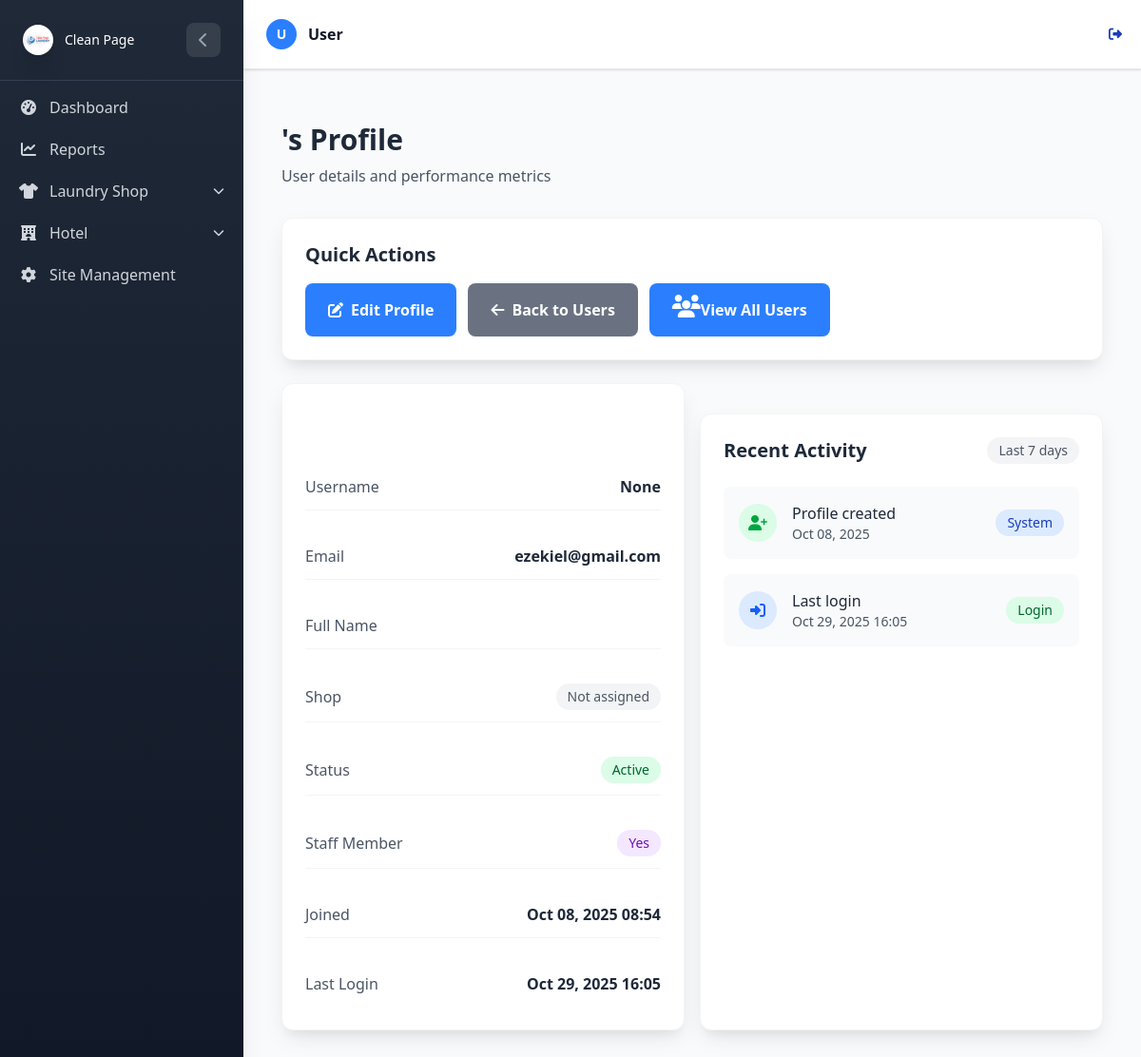
The page /Laundry/user/1/profile/ (signed in) on the database its author committed.
### LaundryApp/models.py (models this page shows, shortened)
class UserProfile(AbstractUser):
    username = None
    email = models.EmailField(unique=True)
    USERNAME_FIELD = 'email'
    REQUIRED_FIELDS = []
    USER_TYPE_CHOICES = (
        ('admin', 'Admin'),
        ('staff', 'Staff'),
    )
    user_type = models.CharField(max_length=20, choices=USER_TYPE_CHOICES, db_index=True)
    objects = CustomUserManager()

### LaundryApp/View/usermanage.py (the view)
# urls.py: path('user/<int:pk>/profile/', usermanage.user_profile, name='user_profile'),
@login_required
@admin_required
def user_profile(request, pk):
    user = get_object_or_404(User, pk=pk)
    customers_created = Customer.objects.filter(created_by=user).count()
    customers = Customer.objects.filter(created_by=user)
    user_orders = Order.objects.filter(customer__in=customers)
    total_orders = user_orders.count()
    total_revenue = user_orders.aggregate(total=Sum('total_price'))['total'] or 0
    context = {
        'user': user,
        'total_orders': total_orders,
        'total_revenue': total_revenue,
        'customers_created': customers_created,
    }
    return render(request, 'user/user_profile.html', context)

### LaundryApp/templates/user/user_profile.html (shortened to what this page needs)
{% extends "base.html" %}
{% block content %}
<div class="container mx-auto px-4 py-8">
    <div class="flex flex-col md:flex-row md:items-center md:justify-between mb-8">
        <div class="mb-4 md:mb-0">
            <h1 class="text-3xl font-bold text-gray-800">{{ user.get_full_name }}'s Profile</h1>
            <p class="text-gray-600 mt-2">User details and performance metrics</p>
        </div>
    </div>
<div class="mt-8 bg-white rounded-xl shadow-lg p-6 border border-gray-100">
    <h3 class="text-xl font-semibold text-gray-800 mb-4">Quick Actions</h3>
    <div class="flex space-x-3">
        <a href="{% url 'laundry:user_edit' user.pk %}"
            class="bg-blue-500 hover:bg-amber-600 text-white px-6 py-3 rounded-lg font-semibold transition-colors duration-200 flex items-center">
            <i class="fas fa-edit mr-2"></i> Edit Profile
        </a>
        <a href="{% url 'laundry:user_management' %}"
            class="bg-gray-500 hover:bg-gray-600 text-white px-6 py-3 rounded-lg font-semibold transition-colors duration-200 flex items-center">
            <i class="fas fa-arrow-left mr-2"></i> Back to Users
        </a>
        <a href="{% url 'laundry:user_management' %}"
            class="bg-blue-500 hover:bg-amber-600 text-white px-6 py-3 rounded-lg font-semibold transition-colors duration-200 flex items-center">
            <i class="fas fa-users text-2xl mb-2"></i>
            <p class="font-semibold">View All Users</p>
        </a>
    </div>
</div>
    <div class="grid grid-cols-2 gap-4 mt-6">
        <div class="bg-white rounded-xl shadow-lg overflow-hidden border border-gray-100">
            <div class="bg-gradient-to-r from-blue-500 to-blue-600 px-6 py-4">
                <h2 class="text-xl font-semibold text-white">User Information</h2>
            </div>
            <div class="p-6">
                <div class="space-y-6">
                    <div class="flex items-center justify-between py-3 border-b border-gray-100">
                        <span class="text-gray-600 font-medium">Username</span>
                        <span class="text-gray-800 font-semibold">{{ user.username }}</span>
                    </div>
                    <div class="flex items-center justify-between py-3 border-b border-gray-100">
                        <span class="text-gray-600 font-medium">Email</span>
                        <span class="text-gray-800 font-semibold">{{ user.email }}</span>
                    </div>
                    <div class="flex items-center justify-between py-3 border-b border-gray-100">
                        <span class="text-gray-600 font-medium">Full Name</span>
                    </div>
                    <div class="flex items-center justify-between py-3 border-b border-gray-100">
                        <span class="text-gray-600 font-medium">Shop</span>
                        <span
                            class="{% if profile.shop %}bg-blue-100 text-blue-800{% else %}bg-gray-100 text-gray-600{% endif %} px-3 py-1 rounded-full text-sm font-medium">
                            {% if profile.shop %}{{ profile.shop }}{% else %}Not assigned{% endif %}
                        </span>
                    </div>
                    <div class="flex items-center justify-between py-3 border-b border-gray-100">
                        <span class="text-gray-600 font-medium">Status</span>
                        <span
                            class="{% if user.is_active %}bg-green-100 text-green-800{% else %}bg-red-100 text-red-800{% endif %} px-3 py-1 rounded-full text-sm font-medium">
                            {% if user.is_active %}Active{% else %}Inactive{% endif %}
                        </span>
                    </div>
                    <div class="flex items-center justify-between py-3 border-b border-gray-100">
                        <span class="text-gray-600 font-medium">Staff Member</span>
                        <span
                            class="{% if user.is_staff %}bg-purple-100 text-purple-800{% else %}bg-gray-100 text-gray-600{% endif %} px-3 py-1 rounded-full text-sm font-medium">
                            {% if user.is_staff %}Yes{% else %}No{% endif %}
                        </span>
                    </div>
                    <div class="flex items-center justify-between py-3 border-b border-gray-100">
                        <span class="text-gray-600 font-medium">Joined</span>
                        <span class="text-gray-800 font-semibold">{{ user.date_joined|date:"M d, Y H:i" }}</span>
                    </div>
                    <div class="flex items-center justify-between py-3">
                        <span class="text-gray-600 font-medium">Last Login</span>
                        <span class="text-gray-800 font-semibold">
                            {% if user.last_login %}
                            {{ user.last_login|date:"M d, Y H:i" }}
                            {% else %}
                            <span class="text-gray-400">Never</span>
                            {% endif %}
                        </span>
                    </div>
                </div>
            </div>
        </div>
    <div class="mt-8 bg-white rounded-xl shadow-lg p-6 border border-gray-100">
        <div class="flex items-center justify-between mb-6">
            <h3 class="text-xl font-semibold text-gray-800">Recent Activity</h3>
            <span class="bg-gray-100 text-gray-600 px-3 py-1 rounded-full text-sm">Last 7 days</span>
        </div>
        <div class="space-y-4">
            <div class="flex items-center justify-between p-4 bg-gray-50 rounded-lg">
                <div class="flex items-center">
                    <div class="w-10 h-10 bg-green-100 rounded-full flex items-center justify-center mr-4">
                        <i class="fas fa-user-plus text-green-600"></i>
                    </div>
                    <div>
                        <p class="font-medium text-gray-800">Profile created</p>
                        <p class="text-sm text-gray-600">{{ user.date_joined|date:"M d, Y" }}</p>
                    </div>
                </div>
                <span class="bg-blue-100 text-blue-800 px-3 py-1 rounded-full text-sm">System</span>
            </div>
            <div class="flex items-center justify-between p-4 bg-gray-50 rounded-lg">
                <div class="flex items-center">
                    <div class="w-10 h-10 bg-blue-100 rounded-full flex items-center justify-center mr-4">
                        <i class="fas fa-sign-in-alt text-blue-600"></i>
                    </div>
                    <div>
                        <p class="font-medium text-gray-800">Last login</p>
                        <p class="text-sm text-gray-600">
                            {% if user.last_login %}
                            {{ user.last_login|date:"M d, Y H:i" }}
                            {% else %}
                            Never logged in
                            {% endif %}
                        </p>
                    </div>
                </div>
                <span class="bg-green-100 text-green-800 px-3 py-1 rounded-full text-sm">Login</span>
            </div>
        </div>
    </div>
    </div>
</div>
{% endblock %}

### LaundryApp/templates/base.html (shortened to what this page needs)
{% load static tailwind_tags %}
{% load static %}
<!DOCTYPE html>
<html lang="en">
<head>
    {% tailwind_css %}
    <link rel="stylesheet" href="https://cdnjs.cloudflare.com/ajax/libs/font-awesome/6.4.0/css/all.min.css">
    <link rel="stylesheet" href="{% static 'css/dist/styles.css' %}">
</head>
<body class="bg-gray-50 min-h-screen font-sans">
    <div id="sidebar"
        class="sidebar-gradient w-64 fixed top-0 left-0 h-full sidebar-transition z-50 shadow-xl sidebar-mobile-hidden lg:sidebar-mobile-visible">
        <div class="p-4 lg:p-6 border-b border-gray-700">
            <div class="flex items-center justify-between">
                <div class="flex items-center space-x-3">
                    <div class="w-8 h-8 rounded-lg flex items-center justify-center">
                        {% if user.is_authenticated and user.is_superuser %}
                        <div class="rounded-full shadow-xl flex items-center justify-center" style="width:40px;">
                            <img src="{% static 'logos/Clean-page-logo.png' %}" alt="Logo" class=" w-full rounded-full object-contain">
                        </div>
                        {% elif app_type == 'hotel' %}
                        <div class="rounded-full shadow-xl flex items-center justify-center" style="width:40px;">
                            <img src="{% static 'logos/Clean-page-logo.png' %}" alt="Logo" class=" w-full rounded-full object-contain">
                        </div>
                        {% elif app_type == 'laundry' %}
                    <div class="rounded-full shadow-xl flex items-center justify-center" style="width:40px;">
                        <img src="{% static 'logos/Clean-page-logo.png' %}" alt="Logo" class=" w-full rounded-full object-contain">
                    </div>
                        {% else %}
                        <i class="fas fa-building text-white text-sm"></i>
                        {% endif %}
                    </div>
                    <span class="text-white text-sm font-medium sidebar-header-text">
                        {% if user.is_authenticated and user.is_superuser %}
                        <div class="flex items-center space-x-3">
                            <p class="text-white,font-medium font-awesome sidebar-title">Clean Page</p>
                        </div>
                        {% elif app_type == 'hotel' %}
                        Hotel
                        {% elif app_type == 'laundry' %}
                        Clean Page
                        {% else %}
                        Clean Page
                        {% endif %}
                    </span>
                </div>
                {% if user.is_superuser or app_type == 'hotel' or app_type == 'laundry' %}
                <button id="sidebar-toggle" class="sidebar-toggle-btn text-gray-400 hover:text-white lg:flex hidden">
                    <i class="fas fa-chevron-left"></i>
                </button>
                {% endif %}
            </div>
        </div>
        <div class="sidebar-scrollable">
            <nav class="p-2 lg:p-4 space-y-1">
                {% if user.is_authenticated and user.is_superuser %}
                <a href="{% url 'laundry:dashboard' %}"
                    class="flex items-center space-x-3 px-3 py-2 lg:px-4 lg:py-3 text-gray-300 hover:bg-gray-700 hover:text-white rounded-lg transition-colors group"
                    title="Dashboard">
                    <i class="fas fa-tachometer-alt w-5 text-center"></i>
                    <span class="sidebar-text">Dashboard</span>
                </a>
                <a href="{% url 'laundry:laundryapp_dashboard' %}"
                    class="flex items-center space-x-3 px-3 py-2 lg:px-4 lg:py-3 text-gray-300 hover:bg-gray-700 hover:text-white rounded-lg transition-colors group"
                    title="Reports">
                    <i class="fas fa-chart-line w-5 text-center"></i>
                    <span class="sidebar-text">Reports</span>
                </a>
                <div class="dropdown-group" id="laundry-dropdown-group">
                    <div class="dropdown-toggle flex items-center space-x-3 px-3 py-2 lg:px-4 lg:py-3 text-gray-300 hover:bg-gray-700 hover:text-white rounded-lg transition-colors group cursor-pointer"
                        onclick="toggleDropdown('laundry-dropdown', 'laundry')">
                        <i class="fas fa-shirt w-5 text-center"></i>
                        <span class="sidebar-text flex-1">Laundry Shop</span>
                        <i class="fas fa-chevron-down text-xs transition-transform duration-300"></i>
                    </div>
                </div>
                <div class="dropdown-group" id="hotel-dropdown-group">
                    <div class="dropdown-toggle flex items-center space-x-3 px-3 py-2 lg:px-4 lg:py-3 text-gray-300 hover:bg-gray-700 hover:text-white rounded-lg transition-colors group cursor-pointer"
                        onclick="toggleDropdown('hotel-dropdown', 'hotel')">
                        <i class="fas fa-hotel w-5 text-center"></i>
                        <span class="sidebar-text flex-1">Hotel</span>
                        <i class="fas fa-chevron-down text-xs transition-transform duration-300"></i>
                    </div>
                </div>
                <a href="{% url 'laundry:user_management' %}"
                    class="flex items-center space-x-3 px-3 py-2 lg:px-4 lg:py-3 text-gray-300 hover:bg-gray-700 hover:text-white rounded-lg transition-colors group"
                    title="Site Management">
                    <i class="fas fa-cog w-5 text-center"></i>
                    <span class="sidebar-text">Site Management</span>
                </a>
                {% endif %}
            </nav>
        </div>
    </div>
    <div id="main-content"
        class="content-transition min-h-screen content-mobile-full {% if user.is_authenticated %}lg:ml-64{% endif %}">
        <header class="bg-white shadow-sm border-b border-gray-200">
            <div class="flex items-center justify-between px-4 py-3 lg:px-6 lg:py-4">
                <div class="flex items-center space-x-3 p-2">
                    <div class="flex items-center space-x-3">
                        <div class="relative">
                            <div class="w-8 h-8 lg:w-10 lg:h-10 bg-blue-500 rounded-full flex items-center justify-center">
                                <span class="text-white font-semibold text-sm lg:text-base">
                                    {{ user.first_name|first|upper|default:"U" }}
                                </span>
                            </div>
                        </div>
                        <div class="flex flex-col leading-tight">
                            <p class="font-semibold text-gray-900">
                                {{ user.first_name|default:"User" }}
                            </p>
                        </div>
                    </div>
                </div>
                {% if user.is_authenticated %}
                <form method="post" action="{% url 'logout' %}">
                    <button type="submit"
                        class="text-blue-800 hover:text-blue-600 text-sm lg:text-base bg-transparent border-0 cursor-pointer flex items-center">
                        <i class="fas fa-sign-out-alt mr-1"></i>
                    </button>
                </form>
                {% else %}
                <a href="{% url 'login' %}"
                    class="text-blue-800 hover:text-blue-600 text-sm lg:text-base bg-transparent border-0 cursor-pointer flex items-center">
                    <i class="fas fa-sign-in-alt mr-1"></i>
                    <span class="hidden sm:inline">Login</span>
                </a>
                {% endif %}
            </div>
        </header>
        <main class="p-4 lg:p-6">
            {% block content %}{% endblock %}
        </main>
    </div>
</body>
</html>

### rows shown on the page
UserProfile: first_name|first "U", first_name "User", username "None", email "ezekiel@gmail.com", date_joined "Oct 08, 2025 08:54", last_login "Oct 29, 2025 16:05", date_joined "Oct 08, 2025"
